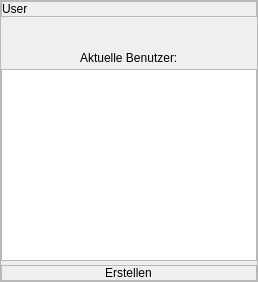
         <widget class="QWidget" name="user_page">
          <property name="styleSheet">
           <string notr="true"/>
          </property>
          <layout class="QHBoxLayout" name="horizontalLayout_7">
           <property name="spacing">
            <number>4</number>
           </property>
           <property name="leftMargin">
            <number>0</number>
           </property>
           <property name="topMargin">
            <number>0</number>
           </property>
           <property name="rightMargin">
            <number>0</number>
           </property>
           <property name="bottomMargin">
            <number>0</number>
           </property>
           <item>
            <widget class="QFrame" name="home_main_frame">
             <property name="styleSheet">
              <string notr="true">QPushButton{
border-radius:20px;
border-color: rgb(0, 255, 255);
	border-radius: 10px;
}
QPushButton:hover{
	border-color: rgb(0, 255, 255);
	color: black;
	background-color: rgb(170, 255, 255);
	border-radius: 10px;
}
QPushButton:pressed {
	border-color: rgb(0, 255, 255);
	color: black;	
	background-color: rgb(0, 255, 255);
	border-radius: 10px;
}
	</string>
             </property>
             <property name="frameShape">
              <enum>QFrame::StyledPanel</enum>
             </property>
             <property name="frameShadow">
              <enum>QFrame::Raised</enum>
             </property>
             <layout class="QVBoxLayout" name="verticalLayout_5">
              <property name="spacing">
               <number>4</number>
              </property>
              <property name="leftMargin">
               <number>0</number>
              </property>
              <property name="topMargin">
               <number>0</number>
              </property>
              <property name="rightMargin">
               <number>0</number>
              </property>
              <property name="bottomMargin">
               <number>0</number>
              </property>
              <item>
               <widget class="QFrame" name="frame_11">
                <property name="styleSheet">
                 <string notr="true">QLabel{
	font: 14pt &quot;Ethnocentric&quot;;
}</string>
                </property>
                <property name="frameShape">
                 <enum>QFrame::StyledPanel</enum>
                </property>
                <property name="frameShadow">
                 <enum>QFrame::Raised</enum>
                </property>
                <layout class="QVBoxLayout" name="verticalLayout_11">
                 <property name="leftMargin">
                  <number>0</number>
                 </property>
                 <property name="topMargin">
                  <number>0</number>
                 </property>
                 <property name="rightMargin">
                  <number>0</number>
                 </property>
                 <property name="bottomMargin">
                  <number>0</number>
                 </property>
                 <item alignment="Qt::AlignLeft">
                  <widget class="QLabel" name="edit_header_2">
                   <property name="styleSheet">
                    <string notr="true">font: 12pt &quot;Ethnocentric&quot;;</string>
                   </property>
                   <property name="text">
                    <string>User</string>
                   </property>
                  </widget>
                 </item>
                </layout>
               </widget>
              </item>
              <item alignment="Qt::AlignHCenter|Qt::AlignVCenter">
               <widget class="QLabel" name="home_head_label">
                <property name="font">
                 <font>
                  <family>Ethnocentric</family>
                  <pointsize>14</pointsize>
                  <italic>false</italic>
                  <bold>false</bold>
                 </font>
                </property>
                <property name="styleSheet">
                 <string notr="true">QLabel{
	font: 14pt &quot;Ethnocentric&quot;;
}</string>
                </property>
                <property name="text">
                 <string/>
                </property>
               </widget>
              </item>
              <item alignment="Qt::AlignHCenter">
               <widget class="QLabel" name="home_info_label">
                <property name="text">
                 <string>Aktuelle Benutzer:</string>
                </property>
               </widget>
              </item>
              <item alignment="Qt::AlignHCenter|Qt::AlignVCenter">
               <widget class="QListWidget" name="home_user_list">
                <property name="editTriggers">
                 <set>QAbstractItemView::SelectedClicked</set>
                </property>
                <property name="selectionBehavior">
                 <enum>QAbstractItemView::SelectRows</enum>
                </property>
               </widget>
              </item>
              <item>
               <widget class="QFrame" name="home_btn_frame">
                <property name="styleSheet">
                 <string notr="true">QPushButton{
border-radius:20px;
border-color: rgb(0, 255, 255);
	border-radius: 10px;
}
QPushButton:hover{
	border-color: rgb(0, 255, 255);
	color: black;
	background-color: rgb(170, 255, 255);
	border-radius: 10px;
}
QPushButton:pressed {
	border-color: rgb(0, 255, 255);
	color: black;	
	background-color: rgb(0, 255, 255);
	border-radius: 10px;
}
	</string>
                </property>
                <property name="frameShape">
                 <enum>QFrame::StyledPanel</enum>
                </property>
                <property name="frameShadow">
                 <enum>QFrame::Raised</enum>
                </property>
                <layout class="QHBoxLayout" name="horizontalLayout_8">
                 <property name="spacing">
                  <number>8</number>
                 </property>
                 <property name="leftMargin">
                  <number>0</number>
                 </property>
                 <property name="topMargin">
                  <number>0</number>
                 </property>
                 <property name="rightMargin">
                  <number>0</number>
                 </property>
                 <property name="bottomMargin">
                  <number>0</number>
                 </property>
                 <item alignment="Qt::AlignHCenter|Qt::AlignVCenter">
                  <widget class="QPushButton" name="create_btn">
                   <property name="styleSheet">
                    <string notr="true">QPushButton{
border-radius:20px;
border-color: rgb(0, 255, 255);
	border-radius: 10px;
}
QPushButton:hover{
	border-color: rgb(0, 255, 255);
	color: black;
	background-color: rgb(170, 255, 255);
	border-radius: 10px;
}
QPushButton:pressed {
	border-color: rgb(0, 255, 255);
	color: black;	
	background-color: rgb(0, 255, 255);
	border-radius: 10px;
}
	</string>
                   </property>
                   <property name="text">
                    <string>Erstellen</string>
                   </property>
                  </widget>
                 </item>
                </layout>
               </widget>
              </item>
             </layout>
            </widget>
           </item>
          </layout>
         </widget>
